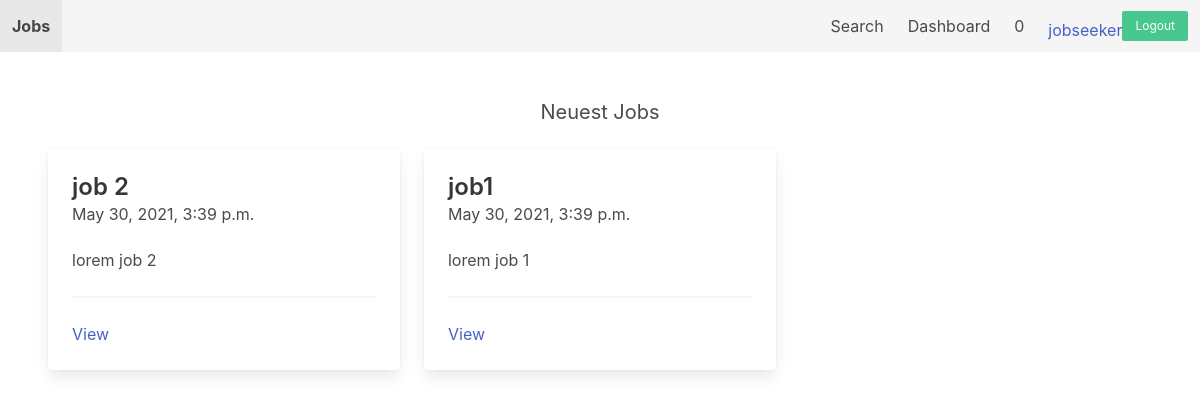
Page / (signed in) on the committed database.
### apps/job/models.py (models this page shows, shortened)
class Job(models.Model):
    SIZE_1_9 = 'size_1-9'
    SIZE_10_49 = 'size_10-49'
    SIZE_50_99 = 'size_50-99'
    SIZE_100 = 'size_100'
    CHOICES_SIZE = (
        (SIZE_1_9, '1-9'),
        (SIZE_10_49, '10-49'),
        (SIZE_50_99, '50-99'),
        (SIZE_100, '100+')
    )
    ACTIVE = 'active'
    EMPLOYED = 'employed'
    ARCHIVED = 'archived'
    CHOICES_STATUS = (
        (ACTIVE, 'active'),
        (EMPLOYED, 'employed'),
        (ARCHIVED, 'archived')
    )
    title = models.CharField(max_length=255)
    short_description = models.TextField()
    long_description = models.TextField(blank=True, null=True)
    company_name = models.CharField(max_length=255)
    company_address = models.CharField(max_length=255, blank=True, null=True)
    company_zipcode = models.CharField(max_length=255, blank=True, null=True)
    company_place = models.CharField(max_length=255, blank=True, null=True)
    company_country = models.CharField(max_length=255, blank=True, null=True)
    company_size = models.CharField(max_length=20, choices=CHOICES_SIZE, default=SIZE_1_9)
    created_by = models.ForeignKey(User, related_name='jobs', on_delete=models.CASCADE)
    created_at = models.DateTimeField(auto_now_add=True)
    changed_at = models.DateTimeField(auto_now=True)
    status = models.CharField(max_length=20, choices=CHOICES_STATUS, default=ACTIVE)
    class Meta:
        ordering = ['-created_at']

### apps/core/views.py (the view)
# urls.py: path('', frontpage, name='frontpage'),
def frontpage(request):
    jobs = Job.objects.filter(status=Job.ACTIVE)[0:3]
    context = {
        'jobs': jobs
    }
    return render(request, "core/frontpage.html", context)

### apps/notification/context_processors.py (called while the page is built)
def notifications(request):
    if request.user.is_authenticated:
        return {'notifications': request.user.notifications.filter(is_read=False)}
    else:
        return {'notifications': []}

### apps/core/templates/core/frontpage.html
{% extends 'core/base.html' %}
{% block content %}
<h2 class="subtitle has-text-centered">Neuest Jobs</h2>
<div class="columns">
    {% for job in jobs %}
        <div class="column is-4">
            <div class="card">
                <div class="card-content">
                    <div class="media">
                        <div class="media-content">
                            <p class="title is-4">{{ job.title }}</p>
                            <p class="subtitle is-6">{{ job.created_at }}</p>
                        </div>
                    </div>
                    <div class="content">
                        {{ job.short_description }}
                        <hr>
                        <a href="{% url 'job_detail' job.id %}">View</a>
                    </div>
                </div>
            </div>
        </div>
    {% endfor %}
</div>
{% endblock %}

### apps/core/templates/core/base.html (shortened to what this page needs)
<!doctype html>
<html lang="de">
<head>
    <link rel="stylesheet" href="https://cdn.jsdelivr.net/npm/bulma@0.9.2/css/bulma.min.css">
</head>
<body>
<nav class="navbar is-light">
    <div class="navbar-brand">
        <a href="{% url 'frontpage' %}" class="navbar-item"><strong>Jobs</strong></a>
    </div>
    <div class="navbar-menu">
        <div class="navbar-end">
            <a href="{% url 'search' %}" class="navbar-item">Search</a>
            {% if request.user.is_authenticated %}
                <a href="{% url 'dashboard' %}" class="navbar-item">Dashboard</a>
                <a href="{% url 'notifications' %}" class="navbar-item">{{notifications.count}}</a>
            {% endif %}
            <div class="navbar-item">
                <div class="buttons">
                    {% if request.user.is_authenticated %}
                    <a href="" >{{request.user}}</a>
                    <a href="{% url 'logout' %}" class="button is-success is-small">Logout</a>
                    {% else %}
                    <a href="{% url 'login' %}" class="button is-lightgrey is-small">Log in</a>
                    <a href="{% url 'signup' %}" class="button is-success is-small">Signup</a>
                    {% endif %}
                </div>
            </div>
        </div>
    </div>
</nav>
<section class="section">
    {% block content %}
    {% endblock %}
</section>
</body>
</html>

### rows in the picture
Job: title "job 2", created_at "May 30, 2021, 3:39 p.m.", short_description "lorem job 2"
Job: title "job1", created_at "May 30, 2021, 3:39 p.m.", short_description "lorem job 1"

### other values in the picture
{{ notifications.count }} "0"
{{ request.user }} "jobseeker"
